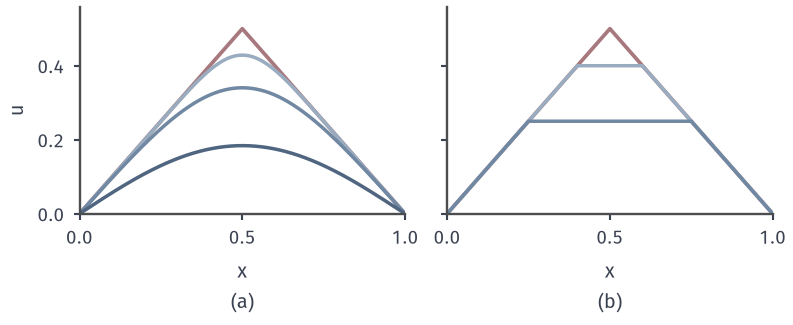

Recreate this plot in Python.
from pathlib import Path
import sys
ROOT = next(p for p in Path(__file__).resolve().parents if (p/'build.sh').is_file() and (p/'tex/book.tex').is_file())
sys.path.insert(0, str(ROOT/'figures/06-differential-equations/02-partial-differential-equations/matplotlib/pdeprob-common'))
from pdeprob_common import *
# Target: a hat initial profile under the heat and the wave equation on (0,1), zero end values.
fig, axs = figure(width_mm=112, height_mm=46, ncols=2, sharey=True)
X=np.linspace(0,1,801)
hat=lambda x:np.minimum(x,1-x)
K=np.arange(1,601); b=4*np.sin(K*np.pi/2)/(K*np.pi)**2
S=np.sin(np.outer(K,X)*np.pi)
heat=lambda t:(b*np.exp(-(K*np.pi)**2*t))@S
def ext(y):
    y=np.mod(y,2.0)
    return np.where(y<=1,hat(y),-hat(y-1))
wave=lambda t:.5*(ext(X-t)+ext(X+t))
ax=axs[0]; style(ax); ax.plot(X,hat(X),color=RED,lw=1.5)
for t,c in zip((.004,.02,.08),SHADES[1:]+[SHADES[-1]]): ax.plot(X,heat(t),color=c,lw=1.4)
sub(ax,'a','$x$'); ax.set_ylabel('$u$')
ax=axs[1]; style(ax); ax.plot(X,hat(X),color=RED,lw=1.5)
for t,c in zip((.1,.25),SHADES[1:]): ax.plot(X,wave(t),color=c,lw=1.4)
sub(ax,'b','$x$')
for ax in axs: ax.set_xlim(0,1); ax.set_xticks([0,.5,1]); ax.set_ylim(0,.56)
save(fig, Path(__file__).resolve().parent, 'figure', {'formula':'hat=min(x,1-x); heat sine series 600 terms t=.004,.02,.08; wave odd periodic dAlembert t=.1,.25'})
